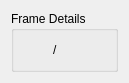
<?xml version="1.0" encoding="UTF-8"?>
<ui version="4.0">
 <class>FrameDetailsWidget</class>
 <widget class="QWidget" name="FrameDetailsWidget">
  <property name="geometry">
   <rect>
    <x>0</x>
    <y>0</y>
    <width>129</width>
    <height>74</height>
   </rect>
  </property>
  <property name="windowTitle">
   <string>Form</string>
  </property>
  <layout class="QHBoxLayout" name="horizontalLayout_2">
   <item>
    <widget class="QGroupBox" name="groupBox">
     <property name="minimumSize">
      <size>
       <width>100</width>
       <height>61</height>
      </size>
     </property>
     <property name="maximumSize">
      <size>
       <width>140</width>
       <height>61</height>
      </size>
     </property>
     <property name="title">
      <string>Frame Details</string>
     </property>
     <layout class="QHBoxLayout" name="horizontalLayout">
      <item>
       <widget class="QLabel" name="currentFrame">
        <property name="text">
         <string/>
        </property>
       </widget>
      </item>
      <item>
       <widget class="QLabel" name="slash">
        <property name="text">
         <string>/</string>
        </property>
       </widget>
      </item>
      <item>
       <widget class="QLabel" name="numFrames">
        <property name="text">
         <string/>
        </property>
       </widget>
      </item>
     </layout>
    </widget>
   </item>
  </layout>
 </widget>
 <resources/>
 <connections/>
</ui>
